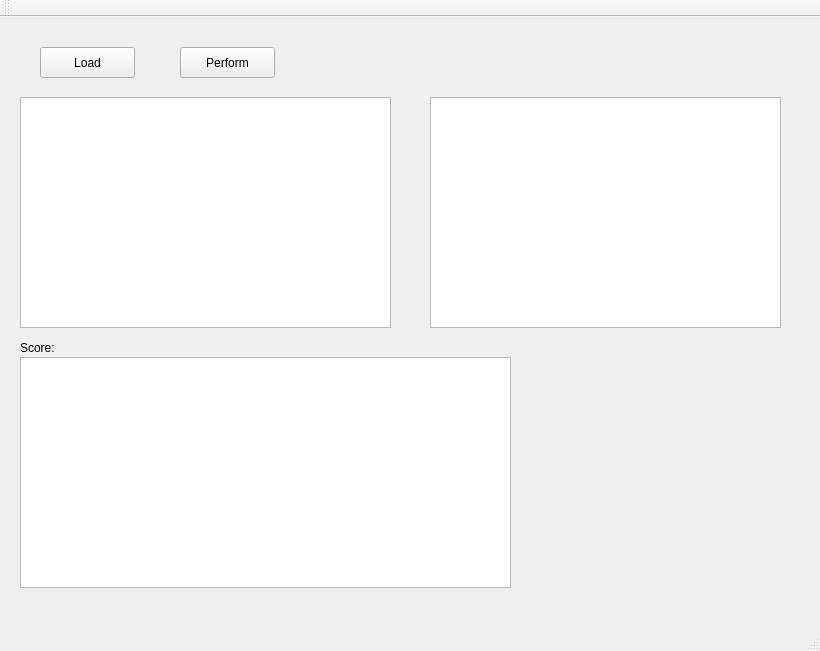
<?xml version="1.0" encoding="UTF-8"?>
<ui version="4.0">
 <class>CGUI</class>
 <widget class="QMainWindow" name="CGUI">
  <property name="geometry">
   <rect>
    <x>0</x>
    <y>0</y>
    <width>820</width>
    <height>651</height>
   </rect>
  </property>
  <property name="windowTitle">
   <string>CGUI</string>
  </property>
  <widget class="QWidget" name="centralWidget">
   <widget class="QTextEdit" name="evulationScore">
    <property name="geometry">
     <rect>
      <x>20</x>
      <y>340</y>
      <width>491</width>
      <height>231</height>
     </rect>
    </property>
   </widget>
   <widget class="QLabel" name="evLabel">
    <property name="geometry">
     <rect>
      <x>20</x>
      <y>320</y>
      <width>67</width>
      <height>21</height>
     </rect>
    </property>
    <property name="text">
     <string>Score:</string>
    </property>
   </widget>
   <widget class="QPushButton" name="performButton">
    <property name="geometry">
     <rect>
      <x>180</x>
      <y>30</y>
      <width>95</width>
      <height>31</height>
     </rect>
    </property>
    <property name="text">
     <string>Perform</string>
    </property>
   </widget>
   <widget class="QGraphicsView" name="imageView">
    <property name="geometry">
     <rect>
      <x>20</x>
      <y>80</y>
      <width>371</width>
      <height>231</height>
     </rect>
    </property>
   </widget>
   <widget class="QPushButton" name="loadButton">
    <property name="geometry">
     <rect>
      <x>40</x>
      <y>30</y>
      <width>95</width>
      <height>31</height>
     </rect>
    </property>
    <property name="text">
     <string>Load</string>
    </property>
   </widget>
   <widget class="QGraphicsView" name="procImgView">
    <property name="geometry">
     <rect>
      <x>430</x>
      <y>80</y>
      <width>351</width>
      <height>231</height>
     </rect>
    </property>
   </widget>
  </widget>
  <widget class="QMenuBar" name="menuBar">
   <property name="geometry">
    <rect>
     <x>0</x>
     <y>0</y>
     <width>820</width>
     <height>29</height>
    </rect>
   </property>
  </widget>
  <widget class="QToolBar" name="mainToolBar">
   <attribute name="toolBarArea">
    <enum>TopToolBarArea</enum>
   </attribute>
   <attribute name="toolBarBreak">
    <bool>false</bool>
   </attribute>
  </widget>
  <widget class="QStatusBar" name="statusBar"/>
 </widget>
 <layoutdefault spacing="6" margin="11"/>
 <resources/>
 <connections/>
</ui>
